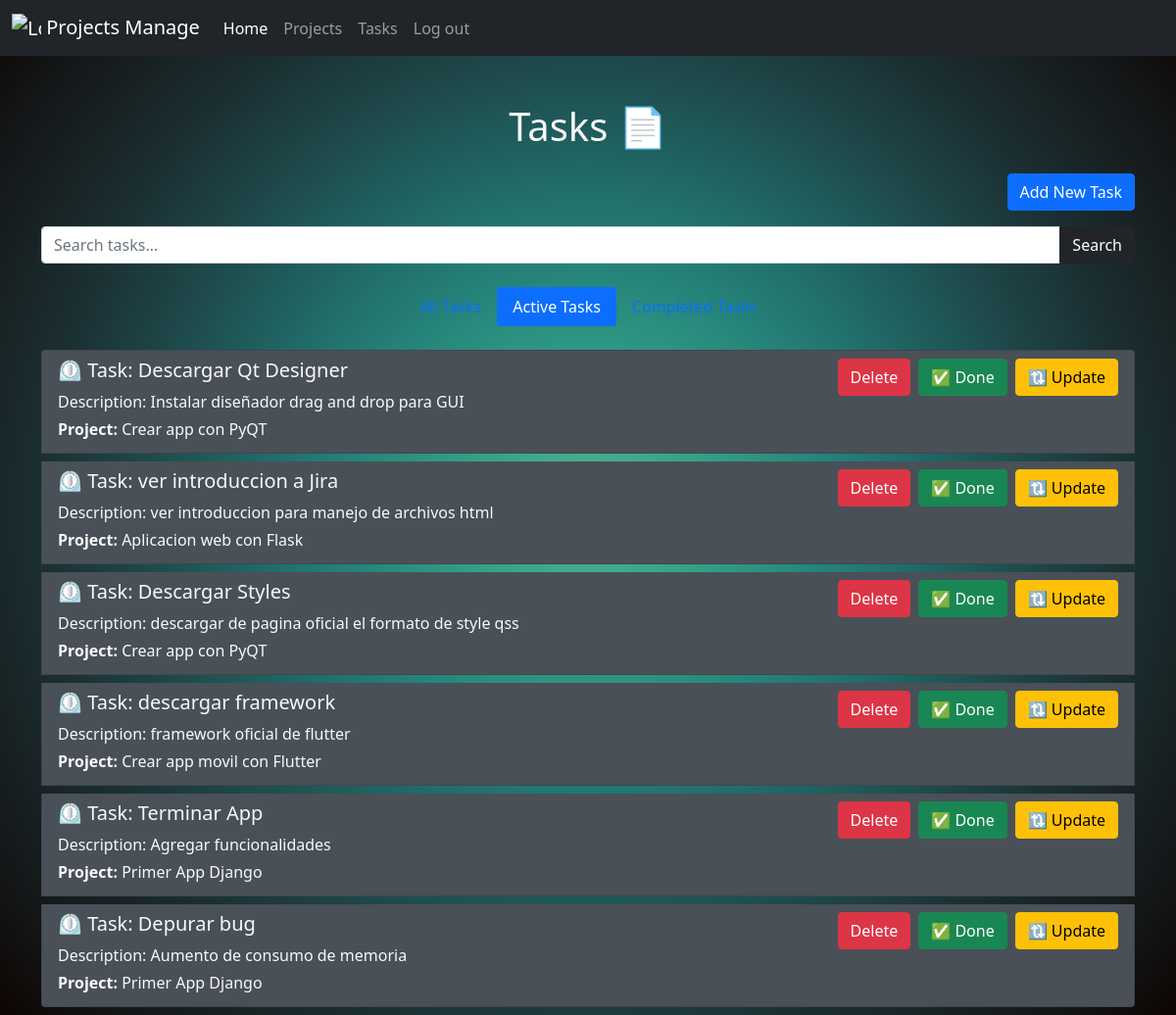
/about/tasks/?status=active, run on the app's committed database.
### myapp/models.py (models this page shows, shortened)
class Task(models.Model):
    title = models.CharField(max_length=100)
    description = models.TextField()
    project = models.ForeignKey(Project, on_delete=models.CASCADE)
    done = models.BooleanField(default=False)

class Project(models.Model):
    name = models.CharField(max_length=100)

### myapp/views.py (the view)
# urls.py: path('tasks/', views.tasks_view,name = 'tasks'), # http://localhost:8000/tasks
def tasks_view(request):
    search_query = request.GET.get('search', '')
    status_filter = request.GET.get('status', 'all')
    tasks = Task.objects.filter(title__icontains=search_query)
    if status_filter == 'active':
        tasks = tasks.filter(done=False)
    elif status_filter == 'completed':
        tasks = tasks.filter(done=True)
    return render(request, 'tasks.html', {
        'tasks': tasks,
        'active_filter': status_filter
    })

### myapp/templates/tasks.html
{% extends "layout/base.html" %}
{% block content %}
<div class="container mt-5">
    <h1 class="mb-4 text-center">Tasks 📄</h1>
    <div class="d-flex justify-content-end mb-3">
        <a href="{% url 'create_task_general' %}" class="btn btn-primary">Add New Task</a>
    </div>
    <div class="mb-4">
        <form method="get" action="{% url 'tasks' %}">
            <div class="input-group">
                <input type="text" class="form-control" name="search" placeholder="Search tasks..." value="{{ request.GET.search }}">
                <button class="btn btn-dark" type="submit">Search</button>
            </div>
        </form>
    </div>
    <div class="mb-4">
        <ul class="nav nav-pills justify-content-center">
            <li class="nav-item">
                <a class="nav-link {% if active_filter == 'all' %}active{% endif %}" href="{% url 'tasks' %}?status=all">All Tasks</a>
            </li>
            <li class="nav-item">
                <a class="nav-link {% if active_filter == 'active' %}active{% endif %}" href="{% url 'tasks' %}?status=active">Active Tasks</a>
            </li>
            <li class="nav-item">
                <a class="nav-link {% if active_filter == 'completed' %}active{% endif %}" href="{% url 'tasks' %}?status=completed">Completed Tasks</a>
            </li>
        </ul>
    </div>
    <ul class="list-group">
        {% for task in tasks %}
            <li class="list-group-item mb-2">
                <div class="d-flex justify-content-between align-items-start">
                    <div>
                        <h2 class="h5">{% if task.done %} ✅ {% else %} ⏲ {% endif %}
                            Task: {{ task.title }}</h2>
                        <p class="mb-1">Description: {{ task.description }}</p>
                        <p class="mb-1"><strong>Project:</strong> {{ task.project.name }}</p>
                    </div>
                    <div class="d-flex gap-2">
                        <a href="{% url 'delete_task' task.id %}" class="btn btn-danger">Delete</a>
                        <a href="{% url 'mark_task_done' task.id %}" class="btn btn-success">✅ Done</a>
                        <a href="{% url 'update_task' task.id %}?redirect_url={% url 'tasks' %}" class="btn btn-warning">🔃 Update</a>
                    </div>
                </div>
            </li>
        {% endfor %}
    </ul>
</div>
{% endblock %}

### myapp/templates/layout/base.html (style rules this page uses)
body { background-image: radial-gradient(circle at 50% 50%, #4eb48d 0, #3ea88a 10%, #309884 20%, #26857a 30%, #21706c 40%, #1f5959 50%, #1e4345 60%, #1b3033 70%, #182123 80%, #131415 90%, #0d0502 100%); color: #f8f9fa; }
.list-group-item { background-color: #495057; color: #f8f9fa; }

### data on the page
Task: title "Descargar Qt Designer", description "Instalar diseñador drag and drop para GUI", project.name "Crear app con PyQT"
Task: title "ver introduccion a Jira", description "ver introduccion para manejo de archivos html", project.name "Aplicacion web con Flask"
Task: title "Descargar Styles", description "descargar de pagina oficial el formato de style qss", project.name "Crear app con PyQT"
Task: title "descargar framework", description "framework oficial de flutter", project.name "Crear app movil con Flutter"
Task: title "Terminar App", description "Agregar funcionalidades", project.name "Primer App Django"
Task: title "Depurar bug", description "Aumento de consumo de memoria", project.name "Primer App Django"
